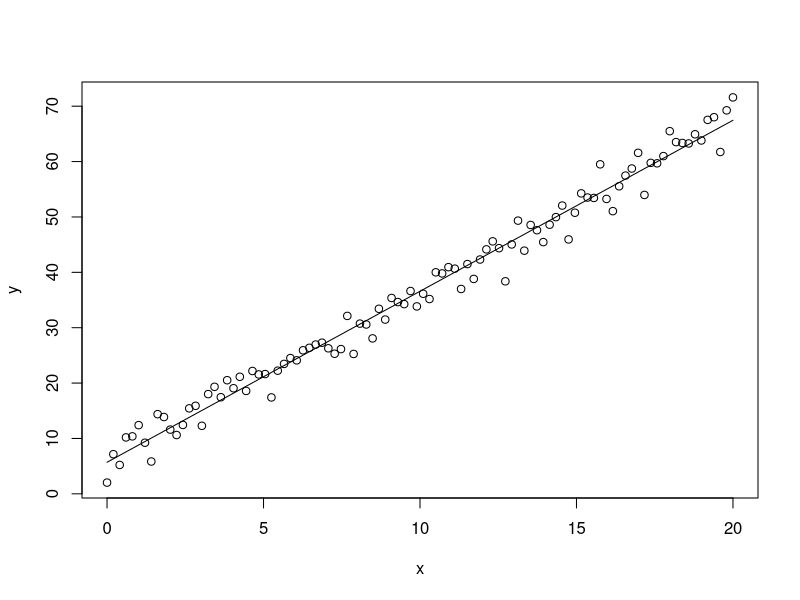

Reproduce this figure in R.
#this s not generalizable enough 
##Linear Regression

N <- 100

x <- seq(0, 20, length.out = N) ## N evenly spaced number between 0 to 20
y <- 5.5242 + 3.0928*x + rnorm(N, sd = 2.5)  #rnorm generates bunch of random values

#plot(x, y)

d <- mean(x^2) - mean(x)^2    #denominator

w0 <- (mean(x^2)*mean(y) - mean(x)*mean(x*y))/d
w1 <- mean(mean(x*y) - mean(x)*mean(y))/d

y_hat <- w0+w1*x

plot(x, y)
lines(x, y_hat)

#r squared
R2 <- 1- sum((y-y_hat)^2)/sum((y-mean(y))^2)

cat("Training R-squared: ", round(R2, digits = 3))


